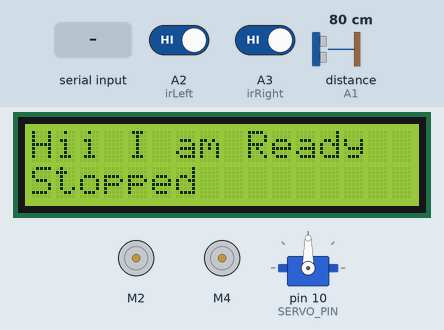
Recording of a sketch running on a simulated Arduino Uno, built with avr-gcc and run on an emulated ATmega328P. Parts: 2 × DC motor (green arrow = forward, orange = backward, longer = faster), servo, 16×2 character LCD. Wiring (inferred from the names in the program): ultrasonic range finder: trigger A0; echo A1. Inputs (shaded band) come from the test bench; at power-on: distance to the obstacle (sensor on A1) 80 cm, A2 (irLeft) HIGH, A3 (irRight) HIGH. The echo pulse lasts 58.3 µs per cm.

Above: at 3.89 s.
3.9 s: distance to the obstacle (sensor on A1) set to 13 cm
6.2 s: distance to the obstacle (sensor on A1) set to 10 cm
At 8.16 s:
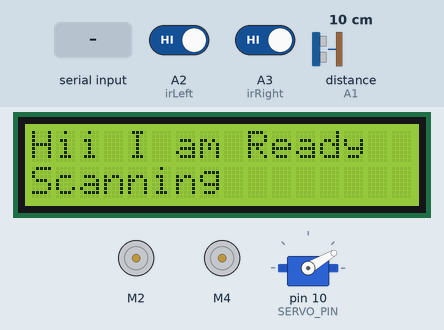
10.7 s: "M" received over Serial
At 11.8 s:
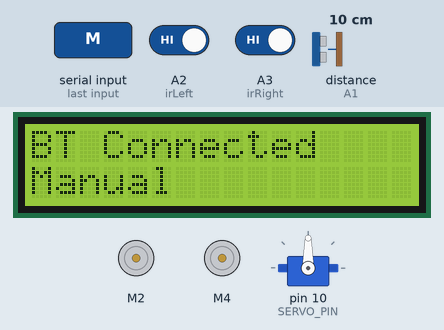
12.5 s: byte 82 ('R') received over Serial
At 14.1 s:
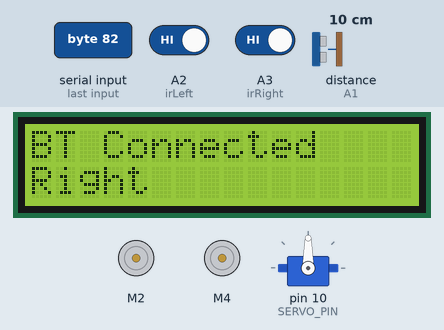
14.6 s: "F" received over Serial
At 15.8 s:
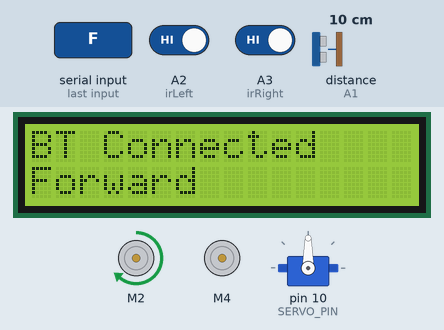
16.1 s: "B" received over Serial
At 17.6 s:
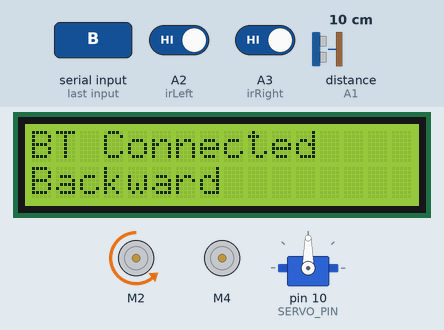
Timing chart, 0 to 18.7 s (numbered marks = the images above; inputs shaded):
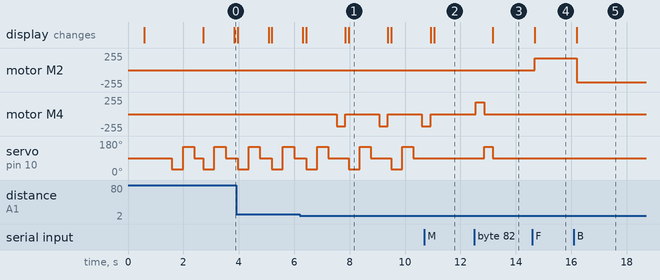

Measured:
- the behaviour switches between 12 and 11 cm on distance to the obstacle (sensor on A1) (found by bisection; images 0 and 1)
- after the input at 6.2 s, motor M4: alternates backward 180/255 for 0.32 s and stopped for 1.2 s, starting after 1.3 s
- after the input at 10.7 s, motor M4: goes on until 10.9 s, then stays stopped; servo on pin 10 (SERVO_PIN): stays 90° (without the input it goes to 30° after 0.34 s); the display: first differs from a run without the input after 0.35 s (image 2)
- after the input at 12.5 s, motor M4: stopped → forward 180/255 after 0.05 s, → stopped 0.30 s later; servo on pin 10 (SERVO_PIN): 90° → 150° after 0.36 s, → 90° 0.32 s later; the display: changes after 0.67 s (image 3)
- after the input at 14.6 s, motor M2: stopped → forward 180/255 after 0.09 s; the display: changes after 0.09 s (image 4)
- after the input at 16.1 s, motor M2: forward 180/255 → backward 180/255 after 0.10 s; the display: changes after 0.10 s (image 5)
- by itself, servo on pin 10 (SERVO_PIN): repeats every 1.5 s: 150° 0.40 s, 90° 0.73 s, 30° 0.40 s

The sketch:

main.ino
```cpp
#include <AFMotor.h>
#include <Servo.h>
#include <Wire.h>
#include <LiquidCrystal_I2C.h>

// Motors
AF_DCMotor moveMotor(2);   // M2 for movement
AF_DCMotor steerMotor(4);  // M4 for steering

// Servo for scanning
Servo scanServo;
#define SERVO_PIN 10

// Ultrasonic Sensor
#define trigPin A0
#define echoPin A1

// IR Sensors
#define irLeft A2
#define irRight A3

// LCD I2C
LiquidCrystal_I2C lcd(0x27, 16, 2);

// States
char mode = 'A';  // Default to Auto
int distance = 999;
bool objectFound = false;

void setup() {
  Serial.begin(9600);

  moveMotor.setSpeed(180);
  steerMotor.setSpeed(180);

  pinMode(trigPin, OUTPUT);
  pinMode(echoPin, INPUT);
  pinMode(irLeft, INPUT);
  pinMode(irRight, INPUT);

  scanServo.attach(SERVO_PIN);
  scanServo.write(90); // center
  delay(500);

  lcd.init();
  lcd.backlight();
  displayLine(0, "Hii I am Ready");
  delay(1000);

  startupScan();
}

void loop() {
  if (Serial.available()) {
    char cmd = Serial.read();
    if (cmd == 'M' || cmd == 'm') {
      mode = 'M';
      stopAll();
      displayLine(0, "BT Connected");
      displayLine(1, "Manual");
    } else if (cmd == 'A' || cmd == 'a') {
      mode = 'A';
      displayLine(0, "Following");
      displayLine(1, " ");
    } else if (mode == 'M') {
      handleManual(cmd);
    }
  }

  if (mode == 'A') {
    followObject();
  }

  delay(100);
}

// ==== FOLLOW OBJECT MODE ====
void followObject() {
  distance = getDistance();
  bool leftIR = digitalRead(irLeft) == LOW;
  bool rightIR = digitalRead(irRight) == LOW;

  if (distance <= 2) {
    moveBackward();
    displayLine(1, "Obstacle");
    scanServo.write(90);
    delay(400);
    stopAll();
    displayLine(1, "Stopped");
  } else if (distance > 2 && distance <= 5) {
    moveForward();
    scanServo.write(90);
    displayLine(1, "Forward");
  } else {
    stopAll();
    displayLine(1, "Scanning");
    scanForObject();
  }
}

// ==== STARTUP SCAN ====
void startupScan() {
  scanServo.write(30); delay(400);
  int left = getDistance();

  scanServo.write(150); delay(400);
  int right = getDistance();

  scanServo.write(90); delay(300);

  objectFound = (left <= 10 || right <= 10);
}

// ==== LOST OBJECT SCAN ====
void scanForObject() {
  scanServo.write(30); delay(400);
  int left = getDistance();

  scanServo.write(150); delay(400);
  int right = getDistance();

  scanServo.write(90); delay(300);

  if (left <= 10) {
    turnLeft();
    displayLine(1, "Left");
  } else if (right <= 10) {
    turnRight();
    displayLine(1, "Right");
  } else {
    stopAll();
    displayLine(1, "Stopped");
  }
}

// ==== GET DISTANCE ====
int getDistance() {
  digitalWrite(trigPin, LOW);
  delayMicroseconds(2);
  digitalWrite(trigPin, HIGH);
  delayMicroseconds(10);
  digitalWrite(trigPin, LOW);
  long duration = pulseIn(echoPin, HIGH, 30000);
  return duration > 0 ? duration * 0.034 / 2 : 999;
}

// ==== MANUAL CONTROLS ====
void handleManual(char cmd) {
  switch (cmd) {
    case 'F': case 'f':
      moveForward();
      scanServo.write(90);
      displayLine(1, "Forward");
      break;
    case 'B': case 'b':
      moveBackward();
      scanServo.write(90);
      displayLine(1, "Backward");
      break;
    case 'L': case 'l':
      turnLeft();
      scanServo.write(30); delay(300);
      scanServo.write(90);
      displayLine(1, "Left");
      break;
    case 'R': case 'r':
      turnRight();
      scanServo.write(150); delay(300);
      scanServo.write(90);
      displayLine(1, "Right");
      break;
    case 'S': case 's':
      stopAll();
      scanServo.write(90);
      displayLine(1, "Stopped");
      break;
    default:
      break;
  }
}

// ==== MOVEMENT ====
void moveForward() {
  moveMotor.run(FORWARD);
}

void moveBackward() {
  moveMotor.run(BACKWARD);
}

void stopAll() {
  moveMotor.run(RELEASE);
  steerMotor.run(RELEASE);
}

void turnLeft() {
  steerMotor.run(BACKWARD);
  delay(300);
  steerMotor.run(RELEASE);
}

void turnRight() {
  steerMotor.run(FORWARD);
  delay(300);
  steerMotor.run(RELEASE);
}

// ==== DISPLAY CLEANLY ====
void displayLine(int row, String text) {
  String approved[] = {
    "Right", "Left", "Forward", "Backward",
    "Obstacle", "Stopped", "BT Connected",
    "Manual", "Following", "Scanning", "Hii I am Ready"
  };

  bool valid = false;
  for (int i = 0; i < sizeof(approved) / sizeof(approved[0]); i++) {
    if (text == approved[i]) {
      valid = true;
      break;
    }
  }

  if (!valid) return;

  // Pad message to 16 characters
  while (text.length() < 16) {
    text += " ";
  }

  lcd.setCursor(0, row);
  lcd.print(text);
}
```
